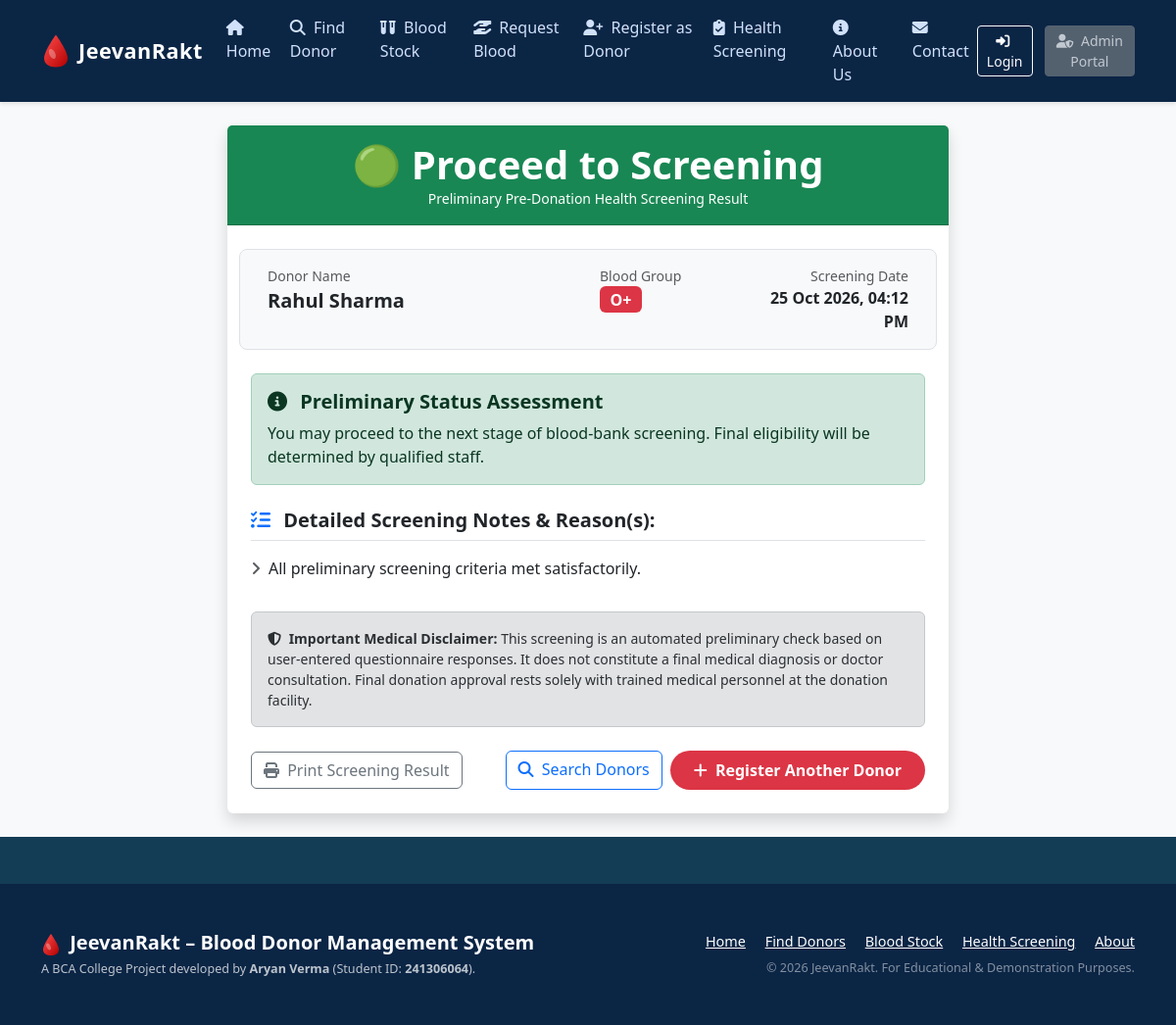
Page /screening-result.php?id=1 on the committed database.
### tables this page shows
CREATE TABLE `donor_screening` (
  `id` INT AUTO_INCREMENT PRIMARY KEY,
  `donor_id` INT NOT NULL,
  `unwell` ENUM('yes', 'no') DEFAULT 'no',
  `fever` ENUM('yes', 'no') DEFAULT 'no',
  `cold_flu` ENUM('yes', 'no') DEFAULT 'no',
  `infection` ENUM('yes', 'no') DEFAULT 'no',
  `antibiotics` ENUM('yes', 'no') DEFAULT 'no',
  `hiv_history` ENUM('yes', 'no') DEFAULT 'no',
  `hepatitis_history` ENUM('yes', 'no') DEFAULT 'no',
  `bleeding_disorder` ENUM('yes', 'no') DEFAULT 'no',
  `heart_condition` ENUM('yes', 'no') DEFAULT 'no',
  `diabetes` ENUM('yes', 'no') DEFAULT 'no',
  `medical_condition` ENUM('yes', 'no') DEFAULT 'no',
  `medication` ENUM('yes', 'no') DEFAULT 'no',
  `blood_thinner` ENUM('yes', 'no') DEFAULT 'no',
  `hiv_meds` ENUM('yes', 'no') DEFAULT 'no',
  `smoking` ENUM('yes', 'no') DEFAULT 'no',
  `tobacco` ENUM('yes', 'no') DEFAULT 'no',
  `alcohol` ENUM('yes', 'no') DEFAULT 'no',
  `recent_surgery` ENUM('yes', 'no') DEFAULT 'no',
  `dental_procedure` ENUM('yes', 'no') DEFAULT 'no',
  `tattoo` ENUM('yes', 'no') DEFAULT 'no',
  `piercing` ENUM('yes', 'no') DEFAULT 'no',
  `blood_transfusion` ENUM('yes', 'no') DEFAULT 'no',
  `travel_history` ENUM('yes', 'no') DEFAULT 'no',
  `infection_exposure` ENUM('yes', 'no') DEFAULT 'no',
  `screening_result` ENUM('Proceed to Screening', 'Medical Review Required', 'Temporarily Deferred') NOT NULL,
  `deferral_reason` TEXT DEFAULT NULL,
  `screening_date` DATETIME DEFAULT CURRENT_TIMESTAMP,
  `reviewed_by` VARCHAR(100) DEFAULT 'System Preliminary Screening',
  FOREIGN KEY (`donor_id`) REFERENCES `donors`(`id`) ON DELETE CASCADE
);

CREATE TABLE `donors` (
  `id` INT AUTO_INCREMENT PRIMARY KEY,
  `user_id` INT DEFAULT NULL,
  `name` VARCHAR(100) NOT NULL,
  `gender` ENUM('Male', 'Female', 'Other') NOT NULL,
  `age` INT NOT NULL,
  `blood_group` ENUM('A+', 'A-', 'B+', 'B-', 'AB+', 'AB-', 'O+', 'O-') NOT NULL,
  `phone` VARCHAR(15) NOT NULL UNIQUE,
  `email` VARCHAR(100) NOT NULL UNIQUE,
  `city` VARCHAR(50) NOT NULL,
  `address` TEXT NOT NULL,
  `last_donation_date` DATE DEFAULT NULL,
  `status` ENUM('Available', 'Temporarily Unavailable', 'Unavailable') DEFAULT 'Available',
  `created_at` TIMESTAMP DEFAULT CURRENT_TIMESTAMP,
  FOREIGN KEY (`user_id`) REFERENCES `users`(`id`) ON DELETE SET NULL
);

### screening-result.php (the view, shortened to what this page needs)
<?php
require_once __DIR__ . '/includes/header.php';
$id = isset($_GET['id']) ? (int)$_GET['id'] : 0;
try {
    $stmt = $pdo->prepare("SELECT s.*, d.name AS donor_name, d.blood_group, d.phone, d.city
                           FROM donor_screening s
                           JOIN donors d ON s.donor_id = d.id
                           WHERE s.id = ?");
    $stmt->execute([$id]);
    $record = $stmt->fetch();
} catch (PDOException $e) {
    echo "<div class='alert alert-danger'>Error retrieving record: " . htmlspecialchars($e->getMessage()) . "</div>";
    require_once __DIR__ . '/includes/footer.php';
    exit;
}
$result = $record['screening_result'];
$reasons = explode("\n", $record['deferral_reason']);
if ($result === 'Proceed to Screening') {
    $cardHeaderBg = 'bg-success text-white';
    $icon = '🟢';
    $statusText = 'Proceed to Screening';
    $alertClass = 'alert-success';
    $mainMessage = 'You may proceed to the next stage of blood-bank screening. Final eligibility will be determined by qualified staff.';
} elseif ($result === 'Medical Review Required') {
    $cardHeaderBg = 'bg-warning text-dark';
    $icon = '🟡';
    $statusText = 'Medical Review Required';
    $alertClass = 'alert-warning';
    $mainMessage = 'Your answers require additional medical review. Please discuss them with blood-bank screening staff before donating.';
} else {
    $cardHeaderBg = 'bg-danger text-white';
    $icon = '🔴';
    $statusText = 'Temporarily Deferred';
    $alertClass = 'alert-danger';
    $mainMessage = 'You should not proceed with blood donation at this time based on the health questionnaire answers provided.';
}
?>
<div class="row justify-content-center">
    <div class="col-lg-8">
        <div class="card border-0 shadow">
            <div class="card-header <?= $cardHeaderBg ?> py-3 text-center">
                <div class="display-6 fw-bold"><?= $icon ?> <?= htmlspecialchars($statusText) ?></div>
                <div class="small opacity-85">Preliminary Pre-Donation Health Screening Result</div>
            </div>
            <div class="card-body p-4">
                <div class="row bg-light rounded-3 p-3 mb-4 border">
                    <div class="col-md-6 mb-2 mb-md-0">
                        <small class="text-muted d-block">Donor Name</small>
                        <strong class="fs-5"><?= htmlspecialchars($record['donor_name']) ?></strong>
                    </div>
                    <div class="col-md-3 mb-2 mb-md-0">
                        <small class="text-muted d-block">Blood Group</small>
                        <span class="badge bg-danger fs-6"><?= htmlspecialchars($record['blood_group']) ?></span>
                    </div>
                    <div class="col-md-3 text-md-end">
                        <small class="text-muted d-block">Screening Date</small>
                        <strong><?= date('d M Y, h:i A', strtotime($record['screening_date'])) ?></strong>
                    </div>
                </div>
                <div class="alert <?= $alertClass ?> p-3 mb-4">
                    <h5 class="fw-bold mb-2"><i class="fa-solid fa-circle-info me-2"></i> Preliminary Status Assessment</h5>
                    <p class="mb-0 fs-6"><?= htmlspecialchars($mainMessage) ?></p>
                </div>
                <div class="mb-4">
                    <h5 class="fw-bold text-dark border-bottom pb-2">
                        <i class="fa-solid fa-list-check me-2 text-primary"></i> Detailed Screening Notes & Reason(s):
                    </h5>
                    <ul class="list-group list-group-flush">
                        <?php foreach ($reasons as $reason): ?>
                            <?php if (trim($reason) !== ''): ?>
                                <li class="list-group-item d-flex align-items-start px-0 py-2">
                                    <i class="fa-solid fa-angle-right text-muted me-2 mt-1"></i>
                                    <div><?= htmlspecialchars($reason) ?></div>
                                </li>
                            <?php endif; ?>
                        <?php endforeach; ?>
                    </ul>
                </div>
                <div class="alert alert-secondary small mb-4">
                    <i class="fa-solid fa-shield-halved me-1"></i> <strong>Important Medical Disclaimer:</strong>
                    This screening is an automated preliminary check based on user-entered questionnaire responses. It does not constitute a final medical diagnosis or doctor consultation. Final donation approval rests solely with trained medical personnel at the donation facility.
                </div>
                <div class="d-flex flex-wrap gap-2 justify-content-between align-items-center btn-print-hide">
                    <button onclick="window.print()" class="btn btn-outline-secondary">
                        <i class="fa-solid fa-print me-1"></i> Print Screening Result
                    </button>
                    <div class="d-flex gap-2">
                        <a href="search.php" class="btn btn-outline-primary">
                            <i class="fa-solid fa-magnifying-glass me-1"></i> Search Donors
                        </a>
                        <a href="register.php" class="btn btn-blood">
                            <i class="fa-solid fa-plus me-1"></i> Register Another Donor
                        </a>
                    </div>
                </div>
            </div>
        </div>
    </div>
</div>
<?php require_once __DIR__ . '/includes/footer.php'; ?>

### css/style.css (style rules this page uses)
:root { --primary-blue: #0b2545; --secondary-blue: #133c55; --light-blue-bg: #f0f7ff; --card-blue-bg: #e8f4f8; --blood-red: #dc3545; --blood-red-dark: #b02a37; --blood-red-light: #f8d7da; --text-dark: #212529; --text-muted: #6c757d; }
body { font-family: 'Segoe UI', system-ui, -apple-system, sans-serif; background-color: #f8f9fa; color: var(--text-dark); display: flex; flex-direction: column; min-height: 100vh; }
.btn-blood { background-color: var(--blood-red); color: #ffffff; border: none; font-weight: 600; border-radius: 20px; padding: 0.5rem 1.5rem; transition: all 0.2s ease; }

### rows in the picture
donor_screening: screening_result "🟢", screening_result "Proceed to Screening", donor.name "Rahul Sharma", donor.blood_group "O+", screening_date "25 Oct 2026, 04:12 PM", screening_result "You may proceed to the next stage of blood-bank screening. Final eligibility will be determined by qualified staff.", deferral_reason "All preliminary screening criteria met satisfactorily."
